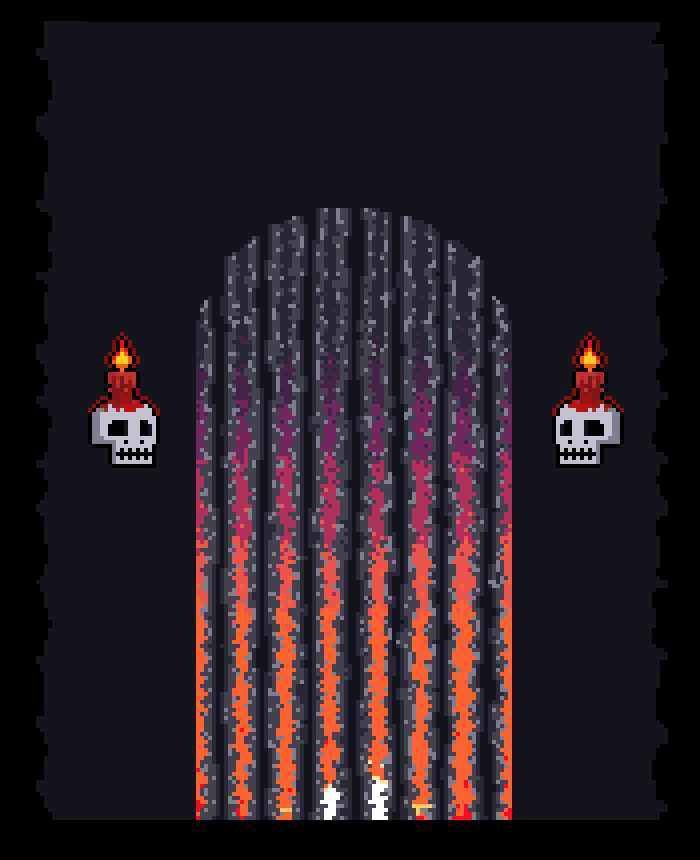

A level layout from a 2D game, rendered from its tile map. Below: a short description, then the map file with tile-grid data replaced by summaries:
An orthogonal 35x43 tile map with 20x20 px tiles, 1 tile layer (Tile Layer 1).

<map version="1.10" tiledversion="1.11.0" orientation="orthogonal" renderorder="right-down" width="35" height="43" tilewidth="20" tileheight="20" infinite="0" nextlayerid="2" nextobjectid="1">
 <tileset firstgid="1" source="floor1.tsx" />
 <layer id="1" name="Tile Layer 1" width="35" height="43">
  <data>[1505 cells, 1505 non-empty, 1505 distinct tile ids]</data>
 </layer>
</map>